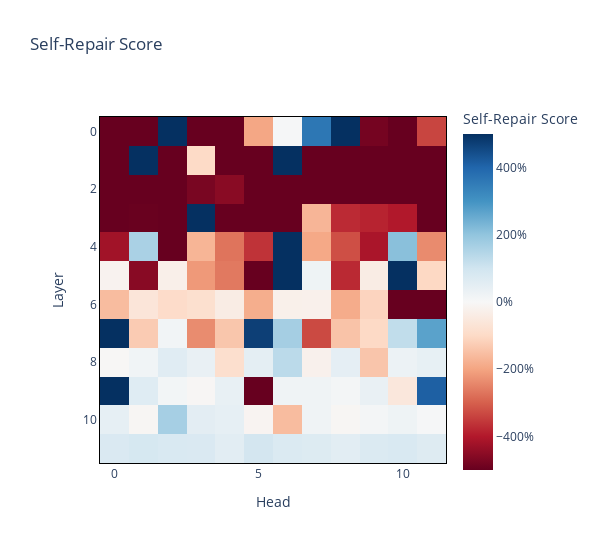

Notebook code cell kept with this figure:
### Code cell
imshow_p(
    repair_score * 100,
    title="Self-Repair Score",
    labels={"x": "Head", "y": "Layer", "color": "Self-Repair Score"},
    coloraxis=dict(colorbar_ticksuffix = "%", cmin=-500, cmax=500),
    border=True,
    width=600,
    margin={"r": 100, "l": 100}
)

### Figure 1 — Plotly figure (JSON) as saved in the notebook; plotly's stock layout.template omitted (floating-point values rounded to 4 significant figures; data arrays with more than 128 entries replaced by an {"elided": "..."} marker saying what was removed)
{"data": [{"coloraxis": "coloraxis", "hovertemplate": "Head: %{x}<br>Layer: %{y}<br>Self-Repair Score: %{z}<extra></extra>", "name": "0", "type": "heatmap", "xaxis": "x", "yaxis": "y", "z": {"elided": "12x12 float values"}}], "layout": {"coloraxis": {"cmax": 500, "cmid": 0, "cmin": -500, "colorbar": {"ticksuffix": "%", "title": {"text": "Self-Repair Score"}}, "colorscale": [[0, "rgb(103,0,31)"], [0.1, "rgb(178,24,43)"], [0.2, "rgb(214,96,77)"], [0.3, "rgb(244,165,130)"], [0.4, "rgb(253,219,199)"], [0.5, "rgb(247,247,247)"], [0.6, "rgb(209,229,240)"], [0.7, "rgb(146,197,222)"], [0.8, "rgb(67,147,195)"], [0.9, "rgb(33,102,172)"], [1, "rgb(5,48,97)"]]}, "margin": {"l": 100, "r": 100}, "title": {"text": "Self-Repair Score"}, "width": 600, "xaxis": {"anchor": "y", "constrain": "domain", "domain": [0, 1], "linecolor": "black", "linewidth": 1, "mirror": true, "scaleanchor": "y", "showline": true, "title": {"text": "Head"}}, "yaxis": {"anchor": "x", "autorange": "reversed", "constrain": "domain", "domain": [0, 1], "linecolor": "black", "linewidth": 1, "mirror": true, "showline": true, "title": {"text": "Layer"}}}}
